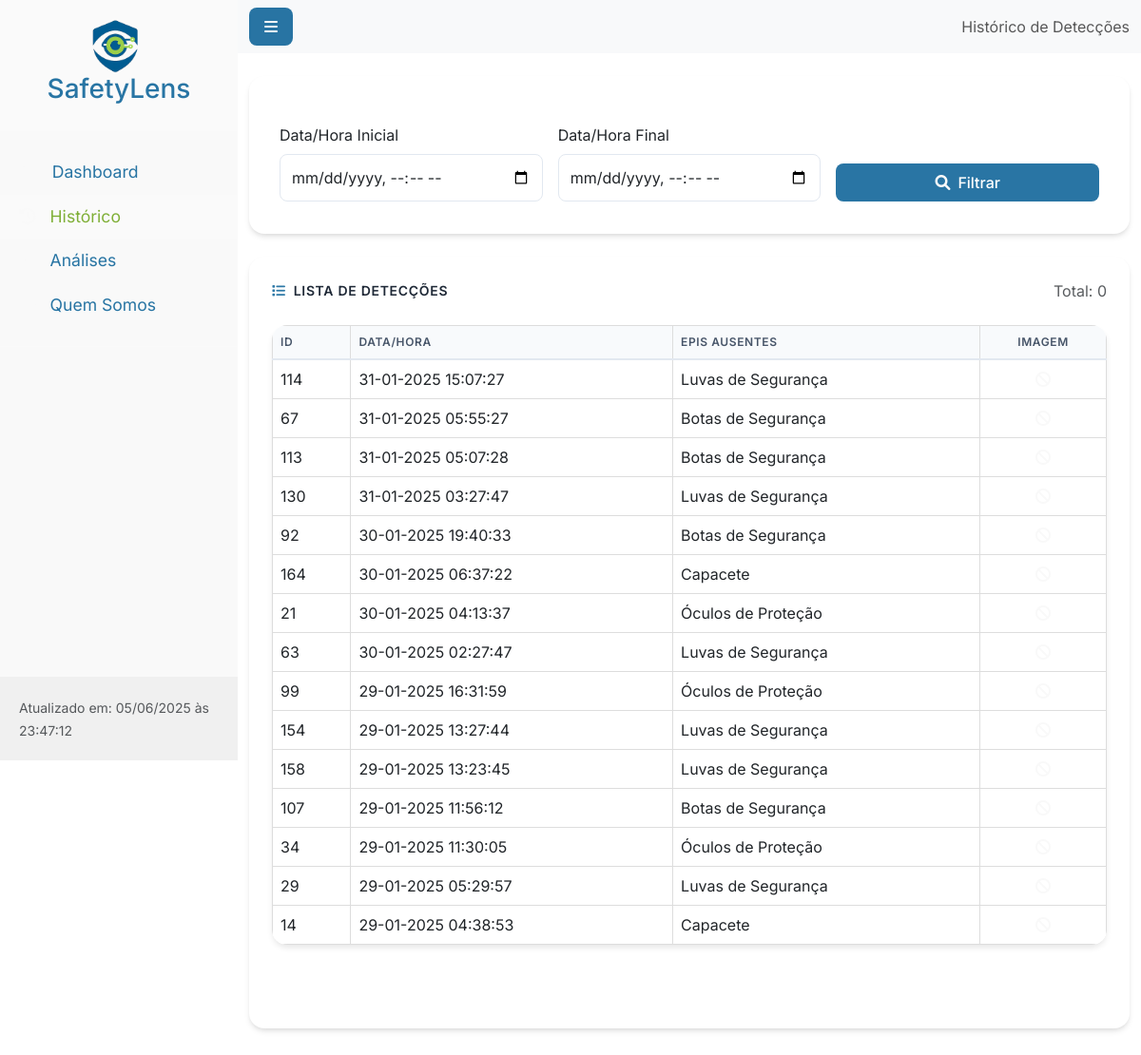
The page /detections on the database its author committed.
### tables this page shows
CREATE TABLE detections (
        id INTEGER PRIMARY KEY AUTOINCREMENT,
        timestamp DATETIME, -- Removido DEFAULT para inserir específico
        frame_data BLOB,
        epi_id INTEGER,
        FOREIGN KEY (epi_id) REFERENCES epis (id)
    );

CREATE TABLE epis (
        id INTEGER PRIMARY KEY AUTOINCREMENT,
        nome TEXT NOT NULL UNIQUE,
        descricao TEXT
    );

### #servidor-web-site.py (the view)
@app.route('/detections', methods=['GET', 'POST'])
def detections():
    start_time = request.form.get('start_time')
    end_time = request.form.get('end_time')
    page = request.args.get('page', 1, type=int)
    per_page = 15
    offset = (page - 1) * per_page
    data = get_data(limit=per_page, start_time=start_time,
                    end_time=end_time, offset=offset)
    total_detections = get_total_count(start_time=start_time, end_time=end_time)
    processed_data = []
    for row in data:
        if row[2] and not isinstance(row[2], str):  # Fixed extra parenthesis
            row = list(row)
            row[2] = row[2].decode('utf-8', errors='ignore')
        processed_data.append(row)
    total_pages = math.ceil(total_detections / per_page)
    start_page = max(1, page - 2)
    end_page = min(page + 2, total_pages)
    return render_template('detections.html',
        detections=processed_data,
        now=datetime.now(),
        total_detections=total_detections,
        page=page,
        per_page=per_page,
        total_pages=total_pages,
        start_page=start_page,
        end_page=end_page,
        active_page='detections')

### #servidor-web-site.py (called while the page is built)
def get_db_connection():
    return sqlite3.connect(DATABASE_PATH, timeout=20, isolation_level=None)

def execute_db_query(query, params=None, fetch_all=True):
    max_retries = 3
    retry_count = 0
    while retry_count < max_retries:
        try:
            with get_db_connection() as conn:
                conn.execute("PRAGMA busy_timeout = 5000")  # 5 segundos de timeout
                cursor = conn.cursor()
                if params:
                    cursor.execute(query, params)
                else:
                    cursor.execute(query)
                if fetch_all:
                    return cursor.fetchall()
                return cursor.fetchone()
        except sqlite3.OperationalError as e:
            retry_count += 1
            if retry_count == max_retries:
                raise e
            time.sleep(1)  # Espera 1 segundo antes de tentar novamente

def get_data(limit=100, start_time=None, end_time=None, offset=0):
    query = """
        SELECT detections.id, timestamp, frame_data, epis.nome
        FROM detections
        JOIN epis ON detections.epi_id = epis.id
    """
    params = []
    if start_time:
        query += " WHERE timestamp >= ?"
        params.append(start_time)
    if end_time:
        query += " AND timestamp <= ?" if start_time else " WHERE timestamp <= ?"
        params.append(end_time)
    query += " ORDER BY timestamp DESC LIMIT ? OFFSET ?"
    params.extend([limit, offset])
    return execute_db_query(query, params)

def get_total_count(start_time=None, end_time=None):
    if not start_time:
        start_time = (datetime.now() - timedelta(days=30)).strftime('%Y-%m-%d %H:%M:%S')
    if not end_time:
        end_time = datetime.now().strftime('%Y-%m-%d %H:%M:%S')
    query = "SELECT COUNT(*) FROM detections WHERE timestamp >= ? AND timestamp <= ?"
    result = execute_db_query(query, (start_time, end_time), fetch_all=False)
    return result[0] if result else 0

### templates/detections.html (shortened to what this page needs)
{% extends "base.html" %}
{% block page_title %}Histórico de Detecções{% endblock %}
{% block content %}
    <div class="card mb-4">
        <div class="card-body">
            <form method="post" class="row g-3 align-items-end">
                <div class="col-md-4">
                    <label class="form-label">Data/Hora Inicial</label>
                    <input type="datetime-local" name="start_time" class="form-control" value="{{ request.form.get('start_time', '') }}">
                </div>
                <div class="col-md-4">
                    <label class="form-label">Data/Hora Final</label>
                    <input type="datetime-local" name="end_time" class="form-control" value="{{ request.form.get('end_time', '') }}">
                </div>
                <div class="col-md-4">
                    <button type="submit" class="btn btn-primary w-100">
                        <i class="fas fa-search me-2"></i>Filtrar
                    </button>
                </div>
            </form>
        </div>
    </div>
    <div class="card">
        <div class="card-body">
            <div class="d-flex justify-content-between align-items-center mb-4">
                <h5 class="card-title mb-0">
                    <i class="fas fa-list me-2"></i>Lista de Detecções
                </h5>
                <div class="text-muted">
                    Total: {{ total_detections }}
                </div>
            </div>
            <div class="table-container">
                <table class="table">
                    <thead>
                        <tr>
                            <th>ID</th>
                            <th>Data/Hora</th>
                            <th>EPIs Ausentes</th>
                            <th class="text-center">Imagem</th>
                        </tr>
                    </thead>
                    <tbody>
                        {% for row in detections %}
                        <tr class="fade-in">
                            <td>{{ row[0] }}</td>
                            <td>
                                {% set date_parts = row[1].split(' ')[0].split('-') %}
                                {{ date_parts[2] }}-{{ date_parts[1] }}-{{ date_parts[0] }}
                                {{ row[1].split(' ')[1] }}
                            </td>
                            <td>{{ row[3] }}</td>
                            <td class="text-center">
                                {% if row[2] %}
                                <a href="/image/{{row[0]}}" class="btn btn-sm btn-primary" target="_blank">
                                    <i class="fas fa-image me-1"></i>Visualizar
                                </a>
                                {% else %}
                                <span class="text-muted">
                                    <i class="fas fa-ban"></i>
                                </span>
                                {% endif %}
                            </td>
                        </tr>
                        {% endfor %}
                    </tbody>
                </table>
            </div>
        </div>
    </div>
{% endblock %}

### templates/base.html (shortened to what this page needs)
<!DOCTYPE html>
<html lang="pt-br">
<head>
    <link href="https://cdn.jsdelivr.net/npm/bootstrap@5.3.0/dist/css/bootstrap.min.css" rel="stylesheet">
    <link rel="stylesheet" href="https://cdnjs.cloudflare.com/ajax/libs/font-awesome/6.0.0/css/all.min.css">
    <link rel="stylesheet" href="{{ url_for('static', filename='style.css') }}">
</head>
<body>
    <div class="wrapper">
        <nav id="sidebar" class="sidebar">
            <div class="sidebar-header">
                <h3 style="text-align: center;">
                    <img src="\static\img\logo-sem-fundo.png" class="text-primary me-2" style="width: 50px; height: auto; vertical-align: middle;">
                    SafetyLens
                  </h3>
            </div>
            <ul class="list-unstyled components">
                <li class="{% if active_page == 'dashboard' %}active{% endif %}">
                    <a href="{{ url_for('index') }}">
                        <i class="fas fa-home"></i> Dashboard
                    </a>
                </li>
                <li class="{% if active_page == 'detections' %}active{% endif %}">
                    <a href="{{ url_for('detections') }}">
                        <i class="fas fa-history"></i> Histórico
                    </a>
                </li>
                <li class="{% if active_page == 'analytics' %}active{% endif %}">
                    <a href="{{ url_for('analytics') }}">
                        <i class="fas fa-chart-line"></i> Análises
                    </a>
                </li>
                <li class="{% if active_page == 'about' %}active{% endif %}">
                    <a href="{{ url_for('about') }}">
                        <i class="fas fa-info-circle"></i> Quem Somos
                    </a>
                </li>
            </ul>
            <div class="sidebar-footer">
                <small class="text-muted">
                    Atualizado em: {{ now.strftime('%d/%m/%Y às %H:%M:%S') }}
                </small>
            </div>
        </nav>
        <div id="content">
            <nav class="navbar navbar-expand-lg navbar-light bg-light">
                <div class="container-fluid">
                    <button type="button" id="sidebarCollapse" class="btn btn-primary">
                        <i class="fas fa-bars"></i>
                    </button>
                    <span class="navbar-text ms-3">
                        {% block page_title %}{% endblock %}
                    </span>
                </div>
            </nav>
            <div class="container-fluid py-4">
                {% block content %}{% endblock %}
            </div>
        </div>
    </div>
</body>
</html>

### static/style.css (style rules this page uses)
:root { --primary-color: rgba(4, 93, 148, 0.85); --secondary-color: rgba(4, 93, 148, 0.9); --accent-color: #7faf37; --danger-color: #dc2626; --background-color: #ffffff; --card-background: #ffffff; --sidebar-width: 250px; --sidebar-bg: #f9f9f9; --sidebar-text: #045d94da; }
body { background-color: var(--background-color); font-family: 'Inter', -apple-system, BlinkMacSystemFont, 'Segoe UI', Roboto, Oxygen, Ubuntu, Cantarell, sans-serif; }
.fas, .fab, .far, .fa { color: #f9f9f9 !important; font-weight: bold; }
.text-primary, .text-primary i { color: #045d94d5 !important; }
.card { background: var(--card-background); border: none; border-radius: 1rem; box-shadow: 0 4px 6px -1px rgba(0, 0, 0, 0.1), 0 2px 4px -1px rgba(0, 0, 0, 0.06); transition: transform 0.2s ease, box-shadow 0.2s ease; animation: fadeIn 0.3s ease-out; margin-bottom: 1.5rem; }
.card-body { padding: 1.5rem; }
.card-title { color: #1f2937; font-size: 0.875rem; font-weight: 600; text-transform: uppercase; letter-spacing: 0.05em; }
.card-title i { color: #0198FF !important; }
.row { display: flex; flex-wrap: wrap; margin: 10px 0; justify-content: center; }
.form-control { border-radius: 0.5rem; border: 1px solid #e2e8f0; padding: 0.75rem; transition: border-color 0.2s ease; }
.btn { padding: 0.5rem 1rem; border-radius: 0.5rem; font-weight: 500; transition: all 0.2s ease; border: none; cursor: pointer; display: inline-block; text-decoration: none; color: #fff; }
.btn-primary { background-color: var(--primary-color); border: none; }
table { background: white; border-radius: 0.5rem; overflow: hidden; border-collapse: collapse; margin-bottom: 20px; width: 100%; }
th, td { border: 1px solid #ddd; padding: 8px; text-align: left; }
th { background-color: #f8fafc; color: #475569; font-weight: 600; text-transform: uppercase; font-size: 0.75rem; letter-spacing: 0.05em; }
.wrapper { display: flex; width: 100%; align-items: stretch; }
.sidebar { min-width: var(--sidebar-width); max-width: var(--sidebar-width); background: var(--sidebar-bg); color: var(--sidebar-text); transition: all 0.3s; min-height: 100vh; position: fixed; z-index: 100; }
.sidebar .sidebar-header { padding: 20px; background: rgba(255, 255, 255, 0.1); }
.sidebar ul.components { padding: 20px 0; border-bottom: 1px solid rgba(255, 255, 255, 0.1); }
.sidebar ul li a { padding: 10px 20px; font-size: 1.1em; display: block; color: var(--sidebar-text); text-decoration: none; transition: all 0.3s; }
.sidebar ul li a:hover, .sidebar ul li.active > a { background: rgba(255, 255, 255, 0.1); color: var(--accent-color); }
.sidebar ul li a i { margin-right: 10px; }
.sidebar-footer { padding: 20px; position: absolute; bottom: 0; width: 100%; background: rgba(167, 167, 167, 0.11); }
#content { width: calc(100% - var(--sidebar-width)); min-height: 100vh; transition: all 0.3s; position: absolute; right: 0; background: var(--background-color); }
.stats-card .icon i, .card-title i { color: #045d94d5 !important; }
.table-container { background: white; border-radius: 1rem; overflow: hidden; box-shadow: 0 4px 6px -1px rgba(0, 0, 0, 0.1); }
.table { margin-bottom: 0; }
.table thead th { background-color: #f8fafc; border-bottom: 2px solid #e2e8f0; color: #475569; font-weight: 600; text-transform: uppercase; font-size: 0.75rem; letter-spacing: 0.05em; }
.form-control { border-radius: 0.5rem; border: 1px solid #e2e8f0; padding: 0.75rem; }
.btn { padding: 0.5rem 1rem; border-radius: 0.5rem; font-weight: 500; transition: all 0.2s ease; }
.fade-in { animation: fadeIn 0.3s ease-out; }

### rows shown on the page
detections: id "114", date_parts "31", date_parts "01", date_parts "2025", timestamp "15:07:27", nome "Luvas de Segurança"
detections: id "67", date_parts "31", date_parts "01", date_parts "2025", timestamp "05:55:27", nome "Botas de Segurança"
detections: id "113", date_parts "31", date_parts "01", date_parts "2025", timestamp "05:07:28", nome "Botas de Segurança"
detections: id "130", date_parts "31", date_parts "01", date_parts "2025", timestamp "03:27:47", nome "Luvas de Segurança"
detections: id "92", date_parts "30", date_parts "01", date_parts "2025", timestamp "19:40:33", nome "Botas de Segurança"
detections: id "164", date_parts "30", date_parts "01", date_parts "2025", timestamp "06:37:22", nome "Capacete"
detections: id "21", date_parts "30", date_parts "01", date_parts "2025", timestamp "04:13:37", nome "Óculos de Proteção"
detections: id "63", date_parts "30", date_parts "01", date_parts "2025", timestamp "02:27:47", nome "Luvas de Segurança"
detections: id "99", date_parts "29", date_parts "01", date_parts "2025", timestamp "16:31:59", nome "Óculos de Proteção"
detections: id "154", date_parts "29", date_parts "01", date_parts "2025", timestamp "13:27:44", nome "Luvas de Segurança"
detections: id "158", date_parts "29", date_parts "01", date_parts "2025", timestamp "13:23:45", nome "Luvas de Segurança"
detections: id "107", date_parts "29", date_parts "01", date_parts "2025", timestamp "11:56:12", nome "Botas de Segurança"
detections: id "34", date_parts "29", date_parts "01", date_parts "2025", timestamp "11:30:05", nome "Óculos de Proteção"
detections: id "29", date_parts "01", date_parts "2025", timestamp "05:29:57", nome "Luvas de Segurança"
detections: id "14", date_parts "29", date_parts "01", date_parts "2025", timestamp "04:38:53", nome "Capacete"

### other values the page prints
{{ total_detections }} "0"
